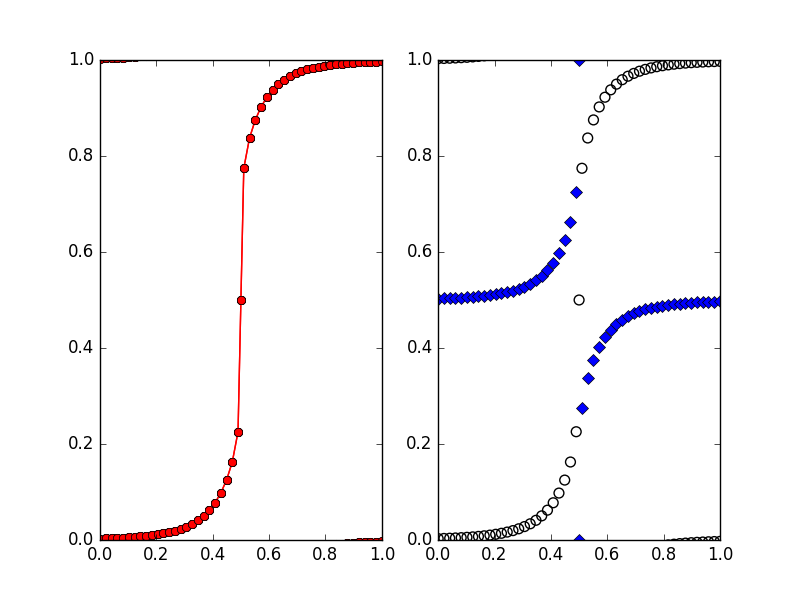

Write Python code to recreate this figure.
import z2pack
import numpy as np
import os
from matplotlib import pyplot as plt

identity = np.identity(2, dtype=complex)
pauli_x = np.array([[0, 1], [1, 0]], dtype=complex)
pauli_y = np.array([[0, -1j], [1j, 0]], dtype=complex)
pauli_z = np.array([[1, 0], [0, -1]], dtype=complex)
pauli_vector = list([pauli_x, pauli_y, pauli_z])

settings = {'num_lines': 50,
            'pos_tol': 1e-2,
            'gap_tol': 2e-2,
            'move_tol': 0.3,
            'iterator': range(50, 101, 2),
            'min_neighbour_dist': 1e-3,
            }


def h_QAH_p(M, B):
    r'''
    2*2 Hamiltonian for QAH;
    para A,M,B
    '''
    A = 1

    def hamiltonian(k):
        # 在z2pack中使用的是约化的k:  (kx,ky) in ([0,1],[0,1])
        # 在hamiltonian中需要将其恢复？
        kx, ky = k[0]*2*np.pi, k[1]*2*np.pi
        return A*kx*pauli_x+A*ky*pauli_y+(M-B*(kx*kx+ky*ky))*pauli_z
    return hamiltonian


h0 = h_QAH_p(0.01, 1)
s0 = z2pack.hm.System(h0, dim=2, bands=1)
result = z2pack.surface.run(
    system=s0,
    # parameter of surface is moduled by 2pi
    surface=lambda k1, k2: [k2-0.5, k1-0.5],
    # surface=lambda k1, k2: [k2, k1/2],
    **settings
    # save_file="savefile.msgpack"
)

print("Chern=", z2pack.invariant.chern(result))
# print("Z2=", z2pack.invariant.z2(result))

fig, ax = plt.subplots(1, 2)
z2pack.plot.chern(result, axis=ax[0])
z2pack.plot.wcc(result, axis=ax[1])
# ax[0].set_xlim(-1, 2)
# ax[0].set_ylim(-1, 2)
# ax[1].set_xlim(-1, 2)
# ax[1].set_ylim(-1, 2)
plt.savefig("QAH.png")
